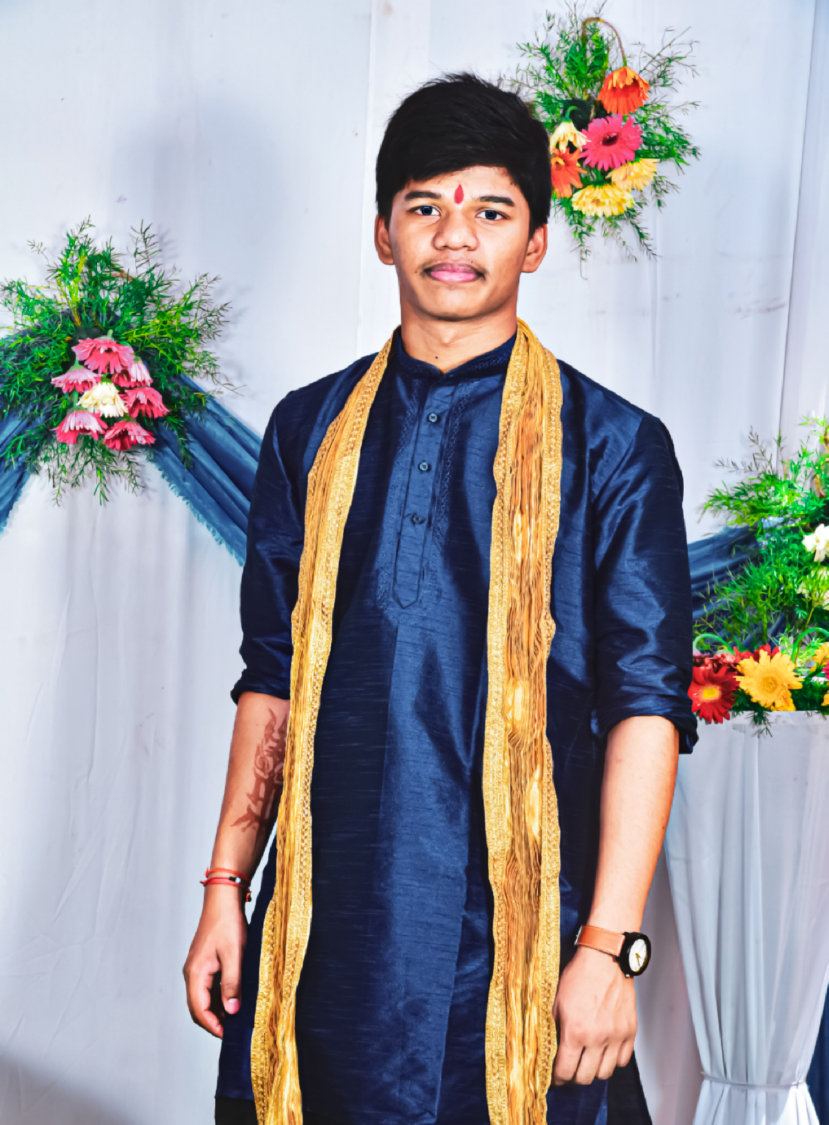
#> input picture pic.jpg, 2485 x 3374 px (shown at 1/3 size)
$ python cartoon_image_simple.py
#> lines starting #> are read from the running program, lines starting #| are printed output that depends on the picture
import cv2
import numpy as np
img =cv2.imread("pic.jpg")
#> img is the input picture: shape (3374, 2485, 3); mean B, G, R 156.7, 152.7, 152.8
#edges
gray= cv2.cvtColor(img,cv2.COLOR_BGR2GRAY)
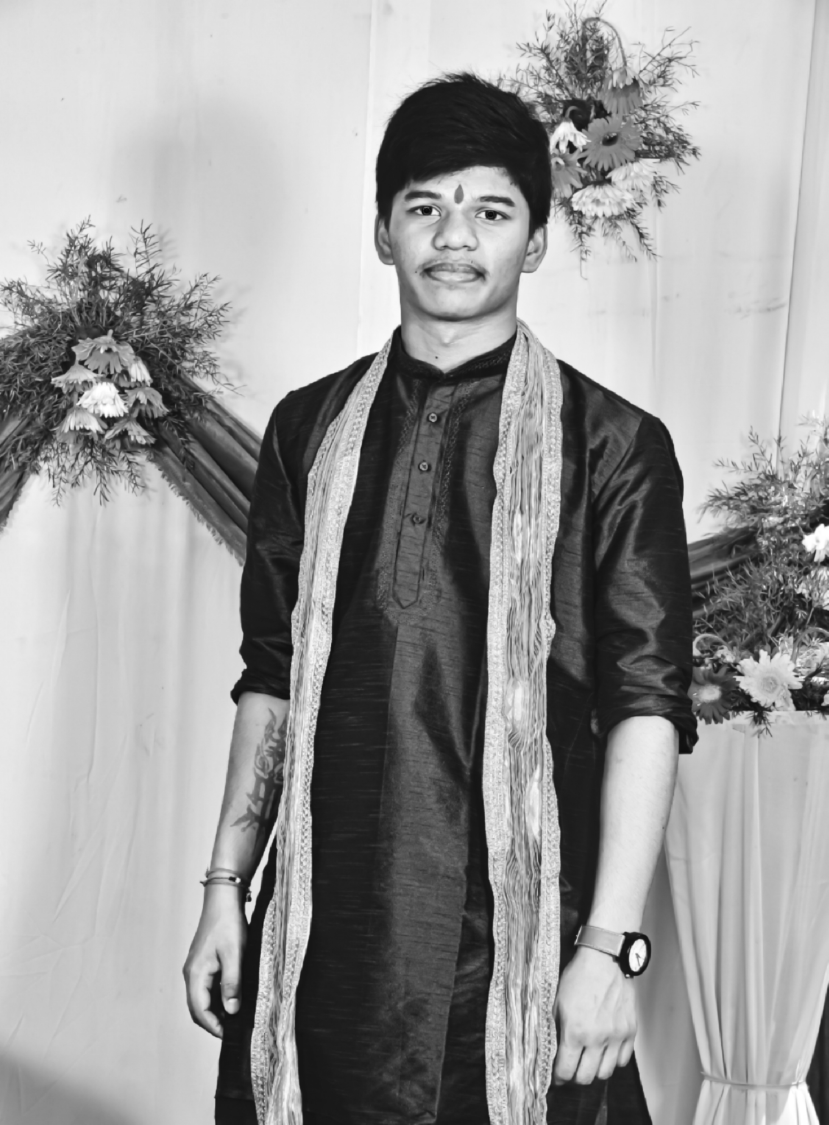
#> gray: shape (3374, 2485) (shown at 1/3 size); min 4, max 255, mean 153.2
img=cv2.resize(img,(480,640))
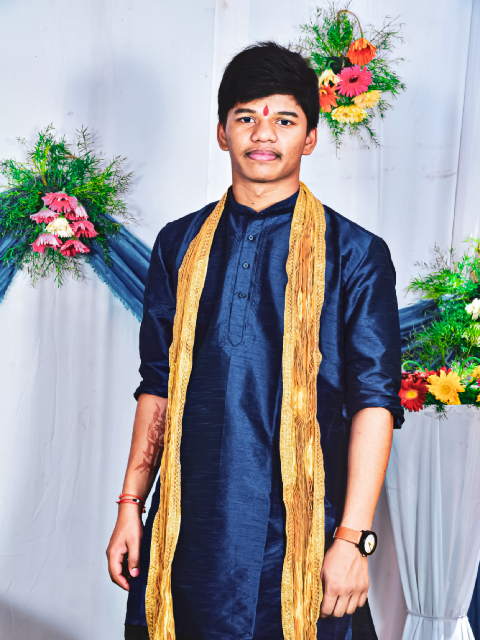
#> img: shape (640, 480, 3); mean B, G, R 156.6, 152.7, 152.7
gray=cv2.resize(gray,(480,640))
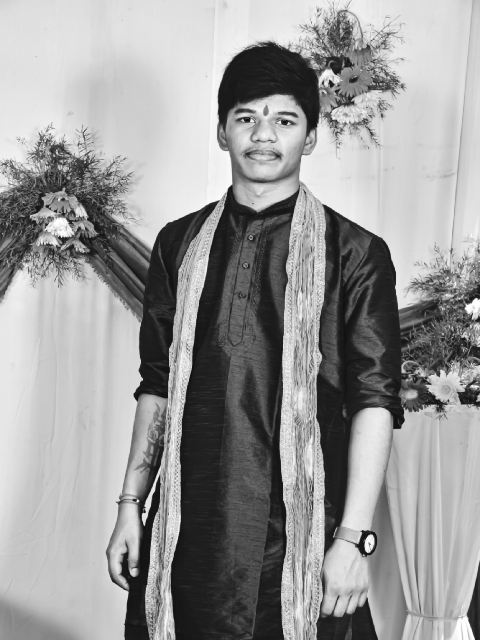
#> gray: shape (640, 480); min 7, max 255, mean 153.2
gray = cv2.medianBlur(gray,5)
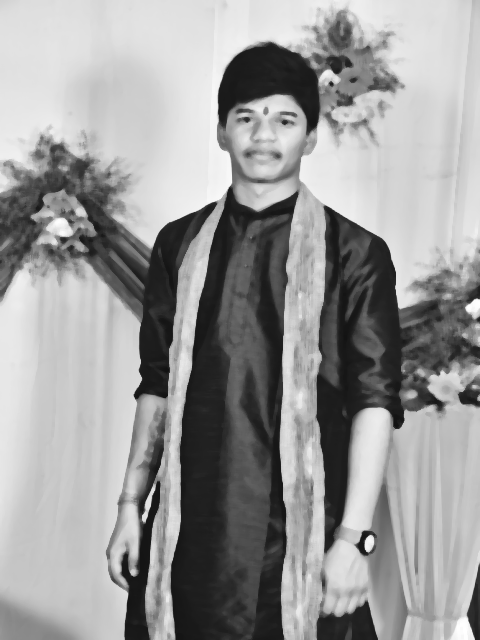
#> gray: shape (640, 480); min 17, max 255, mean 153.5
#print(img.shape)
# this edge background will be coverted to black when we apply the canny method
#edges  = cv2.Canny(gray,50,200)
# this background will be white in adaptive threshold
edges = cv2.adaptiveThreshold(gray,5,cv2.ADAPTIVE_THRESH_MEAN_C,cv2.THRESH_BINARY,3,11)
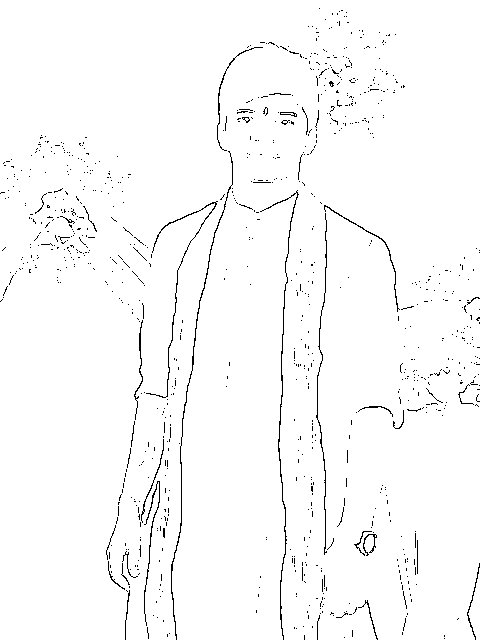
#> edges: shape (640, 480); values 0 (black) and 5 (white), 98% white; black in thin lines or dots
# cartoonisation
color=cv2.bilateralFilter(img,5,200,200)
color=cv2.resize(color,(480,640))
cartoon = cv2.bitwise_and(color,color,mask=edges)
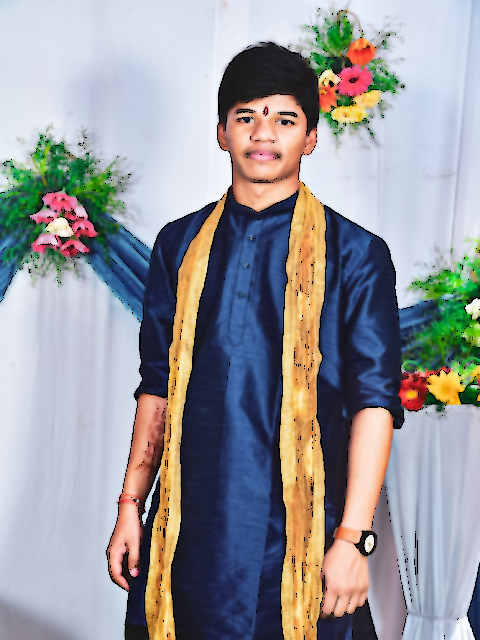
#> cartoon: shape (640, 480, 3); mean B, G, R 155.1, 151.2, 151
cv2.imshow("image",img)
#cv2.imshow("edges",edges)
cv2.imshow("cartoon",cartoon)
cv2.waitKey(0)
cv2.destroyAllWindows()
